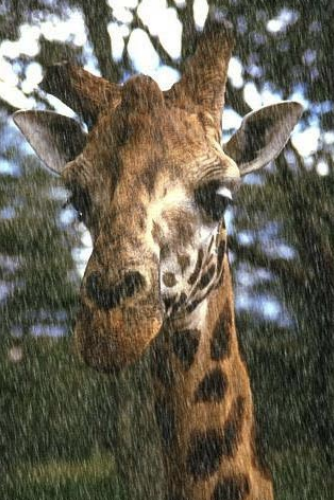
#> input picture experiments/giraffe_rain.png, 334 x 500 px
$ python fft_and_filter.py
#> lines starting #> are read from the running program, lines starting #| are printed output that depends on the picture
import numpy as np
import cv2
import numpy as np
import cv2
import matplotlib.pyplot as plt
from scipy.signal import wiener

# [21 lines left out: functions get_filter, butterworth_highpass_filter, ideal_highpass_filter, not called in this run]

image = cv2.imread("giraffe_rain.png", cv2.IMREAD_GRAYSCALE)
#> image: shape (500, 334); min 3, max 255, mean 97.2

filtered_image = wiener(image, (10, 10))
filtered_image = np.clip(filtered_image, 0, 255).astype(np.uint8)
"""
# Display results
plt.figure(figsize=(12, 4))
plt.subplot(1, 2, 1)
plt.title("Original Image")
plt.imshow(image, cmap="gray")
plt.axis("off")

plt.subplot(1, 2, 2)
plt.title("Filtered Image")
plt.imshow(filtered_image, cmap="gray")
plt.axis("off")

plt.savefig("filtered.png")
"""

def generate_fft(image_path, output_image="fft_image.png", output_npz="fft_data.npz"):
    img = cv2.imread(image_path)
    if img is None:
        raise ValueError("Failed to load image. Check the path.")

    b, g, r = cv2.split(img)

    fft_r = np.fft.fft2(r)
    fft_g = np.fft.fft2(g)
    fft_b = np.fft.fft2(b)
    fft_r_shifted = np.fft.fftshift(fft_r)
    fft_g_shifted = np.fft.fftshift(fft_g)
    fft_b_shifted = np.fft.fftshift(fft_b)
    mag_r, phase_r = np.abs(fft_r_shifted), np.angle(fft_r_shifted)
    mag_g, phase_g = np.abs(fft_g_shifted), np.angle(fft_g_shifted)
    mag_b, phase_b = np.abs(fft_b_shifted), np.angle(fft_b_shifted)
    mag_r_spectrum = np.log1p(mag_r)
    mag_g_spectrum = np.log1p(mag_g)
    mag_b_spectrum = np.log1p(mag_b)
    mag_r_spectrum = (mag_r_spectrum / np.max(mag_r_spectrum) * 255).astype(np.uint8)
    mag_g_spectrum = (mag_g_spectrum / np.max(mag_g_spectrum) * 255).astype(np.uint8)
    mag_b_spectrum = (mag_b_spectrum / np.max(mag_b_spectrum) * 255).astype(np.uint8)
    magnitude_spectrum = cv2.merge([mag_b_spectrum, mag_g_spectrum, mag_r_spectrum])
    cv2.imwrite(output_image, magnitude_spectrum)
    np.savez(output_npz, mag_r=mag_r, phase_r=phase_r, mag_g=mag_g, phase_g=phase_g, mag_b=mag_b, phase_b=phase_b)

    print(f"FFT color image saved as: {output_image}")
    print(f"FFT data (magnitude & phase) saved as: {output_npz}")

def reconstruct_from_fft_filtered(input_npz="fft_data.npz", output_image="reconstructed_filtered.png", cutoff=30, order=1):
    data = np.load(input_npz)
    mag_r, phase_r = data["mag_r"], data["phase_r"]
    mag_g, phase_g = data["mag_g"], data["phase_g"]
    mag_b, phase_b = data["mag_b"], data["phase_b"]

    # Apply Gaussian low-pass filter
    filter = gennas_test(mag_r.shape, fraction=0.25, inner_value=1.0, outer_value=0.7) * \
                  gaussian_lowpass_filter(mag_r.shape, D0=60, min_value=0.3)


    mag_r_filtered = mag_r * filter
    mag_g_filtered = mag_g * filter
    mag_b_filtered = mag_b * filter

    # Save FFT visualization *after* applying the filter
    save_fft_visualization(mag_r_filtered, mag_g_filtered, mag_b_filtered, output_image="rain_fft_filtered.jpg")

    # Reconstruct the complex FFT for each channel
    fft_r = mag_r_filtered * np.exp(1j * phase_r)
    fft_g = mag_g_filtered * np.exp(1j * phase_g)
    fft_b = mag_b_filtered * np.exp(1j * phase_b)

    # Perform inverse FFT for each channel
    ifft_r = np.fft.ifft2(np.fft.ifftshift(fft_r))
    ifft_g = np.fft.ifft2(np.fft.ifftshift(fft_g))
    ifft_b = np.fft.ifft2(np.fft.ifftshift(fft_b))

    # Get real values (discard imaginary part)
    r_channel = np.abs(ifft_r)
    g_channel = np.abs(ifft_g)
    b_channel = np.abs(ifft_b)

    # Normalize each channel to [0, 255]
    r_channel = (r_channel / np.max(r_channel) * 255).astype(np.uint8)
    g_channel = (g_channel / np.max(g_channel) * 255).astype(np.uint8)
    b_channel = (b_channel / np.max(b_channel) * 255).astype(np.uint8)

    # Merge the channels back into a color image
    reconstructed_image = cv2.merge([b_channel, g_channel, r_channel])

    # Save the reconstructed color image
    cv2.imwrite(output_image, reconstructed_image)

    print(f"Reconstructed color image with low-pass filter saved as: {output_image}")


# [34 lines left out: function reconstruct_from_fft, not called in this run]


#######EVERYTHING UNDER THIS WAS ADDED BY GENNA AND COULD BE WRONG

def gaussian_lowpass_filter(shape, D0, min_value=0.3):
    rows, cols = shape
    crow, ccol = rows // 2, cols // 2
    x, y = np.ogrid[:rows, :cols]
    distance_squared = (x - crow)**2 + (y - ccol)**2
    base_filter = np.exp(-distance_squared / (2 * (D0**2)))

    # Scale so it ranges from [min_value, 1] instead of [0, 1]
    return base_filter * (1 - min_value) + min_value


def save_fft_visualization(mag_r, mag_g, mag_b, output_image="fft_filtered.jpg"):
    mag_r_spectrum = np.log1p(mag_r)
    mag_g_spectrum = np.log1p(mag_g)
    mag_b_spectrum = np.log1p(mag_b)
    mag_r_spectrum = (mag_r_spectrum / np.max(mag_r_spectrum) * 255).astype(np.uint8)
    mag_g_spectrum = (mag_g_spectrum / np.max(mag_g_spectrum) * 255).astype(np.uint8)
    mag_b_spectrum = (mag_b_spectrum / np.max(mag_b_spectrum) * 255).astype(np.uint8)
    spectrum_image = cv2.merge([mag_b_spectrum, mag_g_spectrum, mag_r_spectrum])
    cv2.imwrite(output_image, spectrum_image)

def gennas_test(image_shape, fraction=0.25, inner_value=1.0, outer_value=0.3):
    """
    Creates a filter where the center box has `inner_value` and the rest has `outer_value`.

    Parameters:
        image_shape: tuple like (rows, cols) or (rows, cols, channels)
        fraction: how large the center box should be (relative to image size)
        inner_value: value inside the box (usually 1)
        outer_value: value outside the box (e.g., 0.7)

    Returns:
        filter: 2D array of same shape as image, with two distinct values
    """
    rows, cols = image_shape[:2]
    box_h = int(rows * fraction)
    box_w = int(cols * fraction)

    start_row = (rows - box_h) // 2
    start_col = (cols - box_w) // 2

    # Start everything at outer_value
    filter = np.full((rows, cols), outer_value, dtype=float)

    # Set center box to inner_value
    filter[start_row:start_row + box_h, start_col:start_col + box_w] = inner_value

    return filter

# [20 lines left out: function vertical_average_filter, not called in this run]


image = cv2.imread("rain.png")
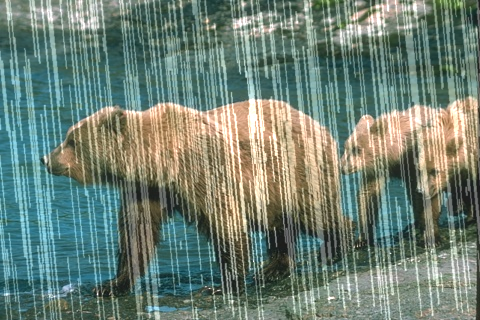
#> input picture experiments/rain.png, 480 x 320 px
#> image is the input picture: shape (320, 480, 3); mean B, G, R 117.5, 129.8, 111.9
mask_filter = gennas_test(image.shape, fraction=0.25, inner_value=1.0, outer_value=0.7)


# Generate FFT data and images
generate_fft("clean.png", "clean_fft.jpg", "clean_fft.npz")
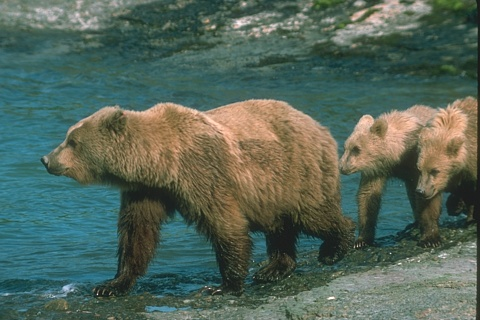
#> input picture experiments/clean.png, 480 x 320 px
#> in generate_fft, img is the input picture: shape (320, 480, 3); mean B, G, R 89.3, 101.8, 84.4
generate_fft("rain.png", "rain_fft.jpg", "rain_fft.npz")
#> call 2 of generate_fft, with image_path = 'rain.png', output_image = 'rain_fft.jpg', output_npz = 'rain_fft.npz'
#> in generate_fft (call 2), `b, g, r = cv2.split(img)`:
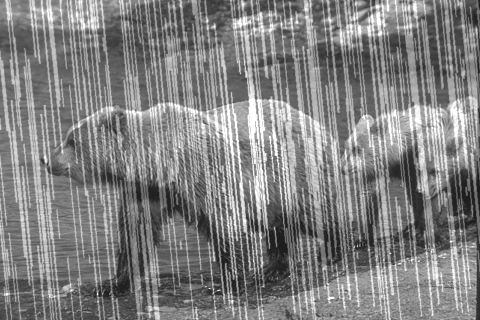
#> g: shape (320, 480); min 19, max 255, mean 129.8
#> in generate_fft (call 2), `b, g, r = cv2.split(img)`:
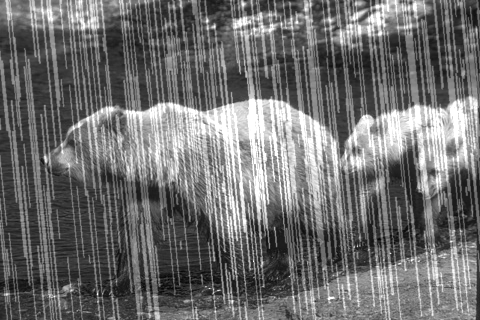
#> r: shape (320, 480); min 2, max 255, mean 111.9
#> in generate_fft (call 2), `mag_b, phase_b = np.abs(fft_b_shifted), np.angle(fft_b_shifted)`:
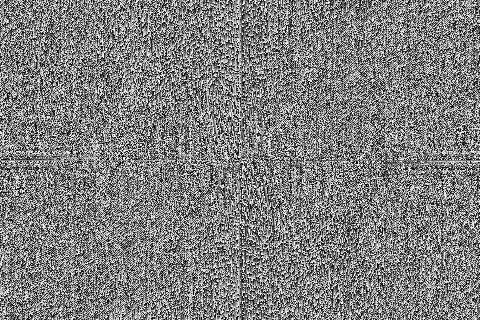
#> phase_b: shape (320, 480) float64; min -3.14, max 3.14, mean 2.05e-05; drawn with min black and max white
#> in generate_fft (call 2), `mag_g_spectrum = (mag_g_spectrum / np.max(mag_g_spectrum) * 255).astyp..`:
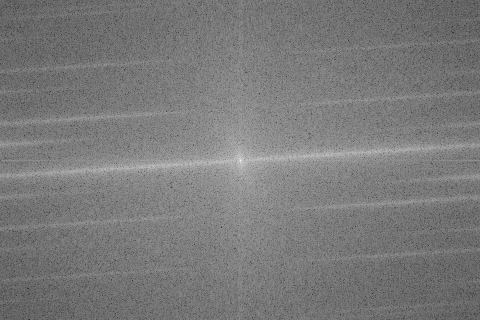
#> mag_g_spectrum: shape (320, 480); min 43, max 255, mean 122

# Reconstruct rain image using Gaussian low-pass filter
reconstruct_from_fft_filtered("rain_fft.npz", "rain_filtered.png")
#> in reconstruct_from_fft_filtered, `cv2.imwrite(output_image, reconstructed_image)`:
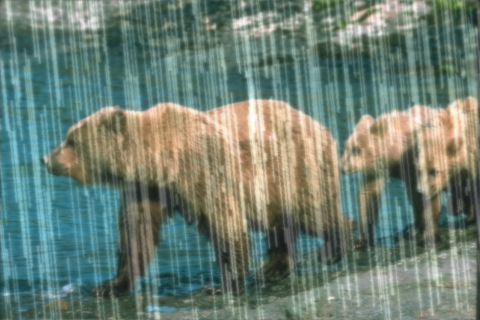
#> saved as rain_filtered.png: shape (320, 480, 3); mean B, G, R 115.6, 127.8, 110.1

# Load and convert images to RGB
def load_rgb(path):
    return cv2.cvtColor(cv2.imread(path), cv2.COLOR_BGR2RGB)

clean = load_rgb("clean.png")
clean_fft = load_rgb("clean_fft.jpg")
rain = load_rgb("rain.png")
rain_fft = load_rgb("rain_fft.jpg")
rain_filtered = load_rgb("rain_filtered.png")
rain_fft_filtered = load_rgb("rain_fft_filtered.jpg")

# Plot side-by-side
plt.figure(figsize=(10, 8))

titles = [
    "Clean Image", "Clean FFT",
    "Rain Image", "Rain FFT",
    "Rain Filtered (Time Domain)", "Rain FFT (after Gaussian Filter)"
]
images = [
    clean, clean_fft,
    rain, rain_fft,
    rain_filtered, rain_fft_filtered
]

for i in range(6):
    plt.subplot(3, 2, i + 1)
    plt.title(titles[i])
    plt.imshow(images[i])
    plt.axis("off")

plt.tight_layout()
plt.show()
